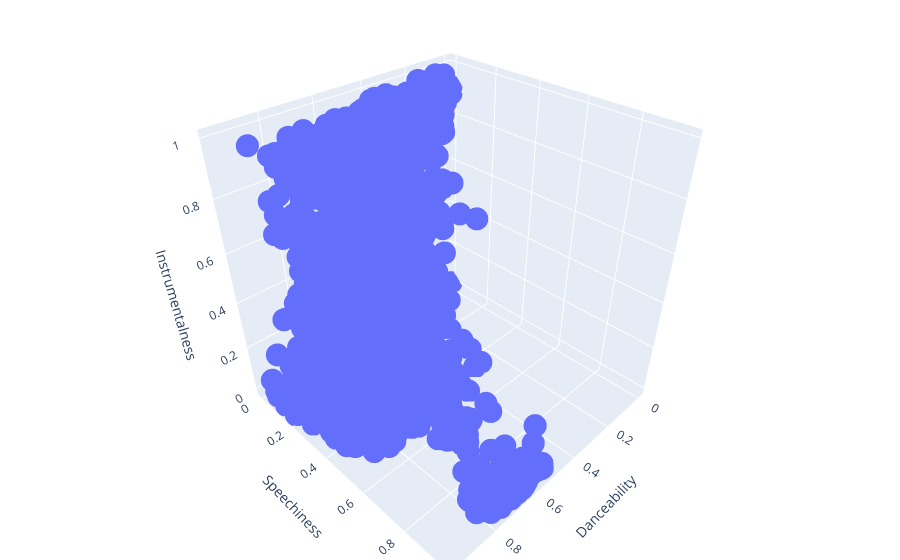

Notebook cell for this chart:
### Code cell
# Interactive 3d scatter plot for finding correlation among particular variables

# Taking 5,000 random samples of data for the graph
df_sample = df_tracks[['danceability', 'speechiness', 'instrumentalness']].sample(5000)

figure = plt.express.scatter_3d(df_sample,
                 x='danceability',
                 y='speechiness',
                 z='instrumentalness',
                 labels={"danceability": "Danceability", "instrumentalness": "Instrumentalness", "speechiness": "Speechiness"},
                 )

# Update the layout using update_layout function to show the legend
figure.update_layout(showlegend=True,
                     margin=dict(l=0, r=0, b=0, t=0),
                     paper_bgcolor='white'
                     )
figure.show()

### Figure 1 — Plotly figure (JSON) as saved in the notebook; plotly's stock layout.template omitted (floating-point values rounded to 4 significant figures; data arrays with more than 128 entries replaced by an {"elided": "..."} marker saying what was removed)
{"data": [{"hovertemplate": "Danceability=%{x}<br>Speechiness=%{y}<br>Instrumentalness=%{z}<extra></extra>", "legendgroup": "", "marker": {"color": "#636efa", "symbol": "circle"}, "mode": "markers", "name": "", "scene": "scene", "showlegend": false, "type": "scatter3d", "x": {"elided": "5000 float values"}, "y": {"elided": "5000 float values"}, "z": {"elided": "5000 float values"}}], "layout": {"legend": {"tracegroupgap": 0}, "margin": {"b": 0, "l": 0, "r": 0, "t": 0}, "paper_bgcolor": "white", "scene": {"domain": {"x": [0, 1], "y": [0, 1]}, "xaxis": {"title": {"text": "Danceability"}}, "yaxis": {"title": {"text": "Speechiness"}}, "zaxis": {"title": {"text": "Instrumentalness"}}}, "showlegend": true}}
